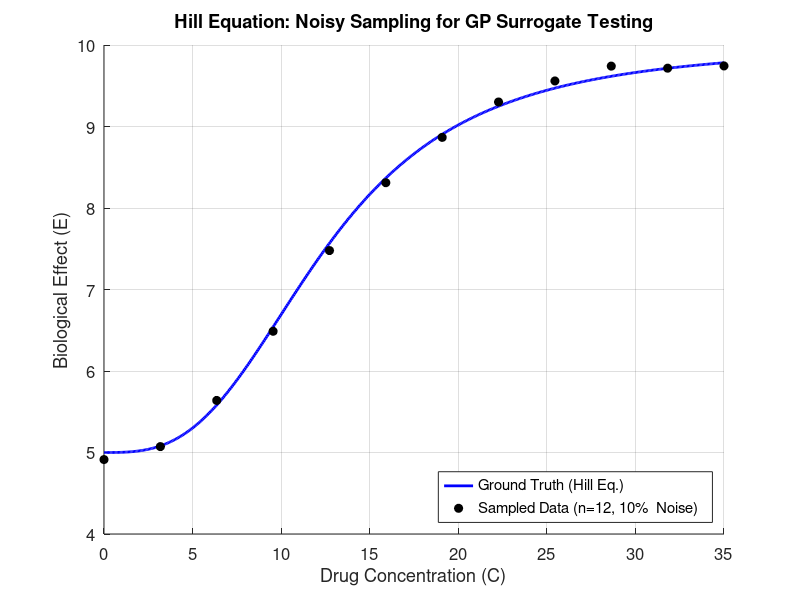

Source code (MATLAB):
% GP Research Project: Hill Equation Sampling
clear; clc; close all;

%% 1. Define Realistic Parameters (Dose-Response)
% Parameters for a standard inhibitory drug response
E_min = 5.0;       % Minimum effect (baseline) 
E_max = 10.0;       % Maximum effect 
EC50  = 12.5;       % Half-maximal effective concentration
n     = 3.0;       % Hifll coefficient (slope/cooperativity)

x_max = 35;

% Define the Hill Equation as an anonymous function
% E(C) = E_min + (E_max - E_min) / (1 + (EC50 / C)^n)
hill_func = @(C) E_min + (E_max - E_min) ./ (1 + (EC50 ./ C).^n);

%% 2. Generate Ground Truth Curve
x_grid = linspace(0.01, x_max, 500); % Continuous concentration range
y_true = hill_func(x_grid);

%% 3. Random Sampling with Noise 
n_samples = 12;                   
noise_level = 0.1;               % Gaussian Noise

% Uncomment the line below to sample concentration points randomly across the domain 
%x_train = sort(x_max * rand(1, n_samples)); 

% Uncomment the line below to sample point uniformly acros domain
x_train = linspace(0, x_max, n_samples);

% Uncommnet the two lines below to sample points at specific locations across domain
%x_train = [0.1, 0.5, 1.0, 1.5, 2.0, 6.0, 7.5, 9.0, 10.0];
%n_samples = length(x_train);    % Automatically update sample count

% Calculate true response at sampled points and add noise
y_clean = hill_func(x_train);
y_train = y_clean + noise_level * randn(size(y_clean));

%% 4. Visualization
figure('Color', 'w', 'Position', [100, 100, 800, 500]);
hold on; grid on;

% Plot continuous solution curve 
plot(x_grid, y_true, 'b-', 'LineWidth', 2, 'DisplayName', 'Ground Truth (Hill Eq.)');

% Plot sampled noisy points
plot(x_train, y_train, 'ko', 'MarkerFaceColor', 'k', 'MarkerSize', 6, ...
    'DisplayName', sprintf('Sampled Data (n=%d, %g%%  Noise)', n_samples, noise_level*100));

% Labels and Formatting
xlabel('Drug Concentration (C)');
ylabel('Biological Effect (E)');
title('Hill Equation: Noisy Sampling for GP Surrogate Testing');
legend('Location', 'southeast');
set(gca, 'FontSize', 12);

%fprintf('Simulation complete. n=%d samples generated.\n', n_samples);
